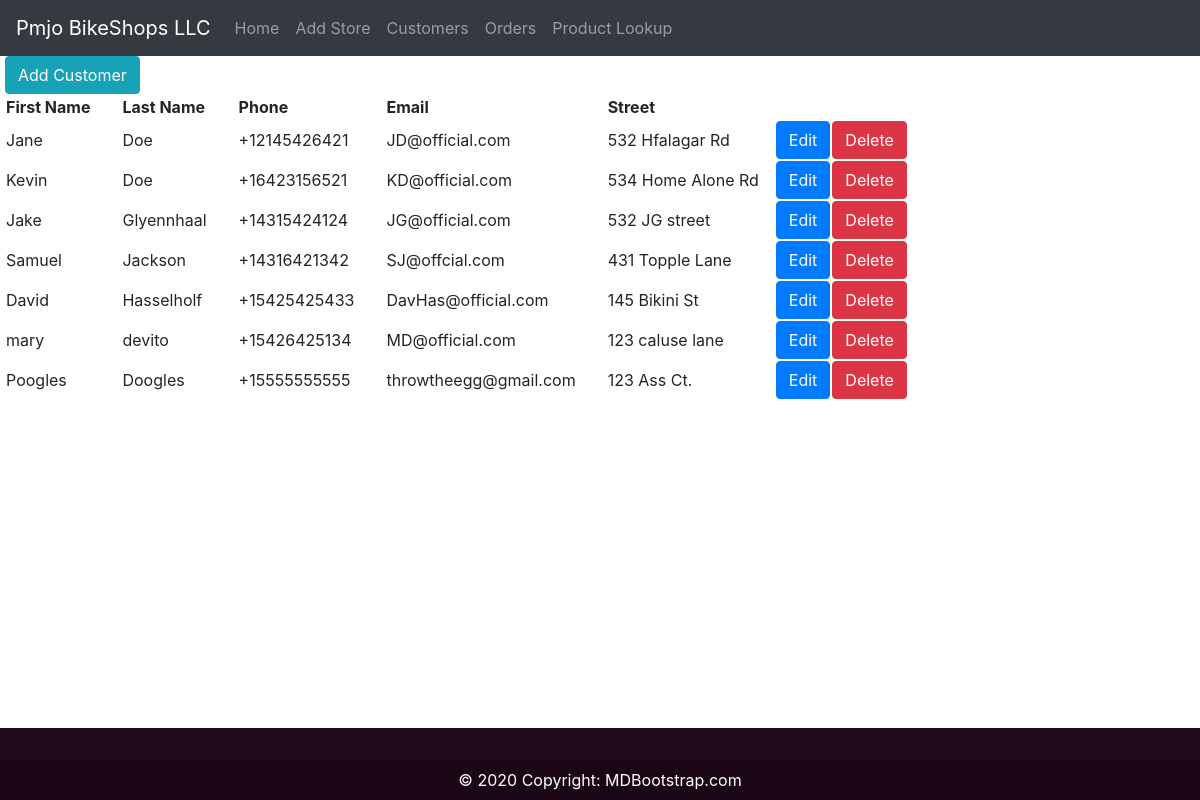
Before: /customers/ with the older database file.
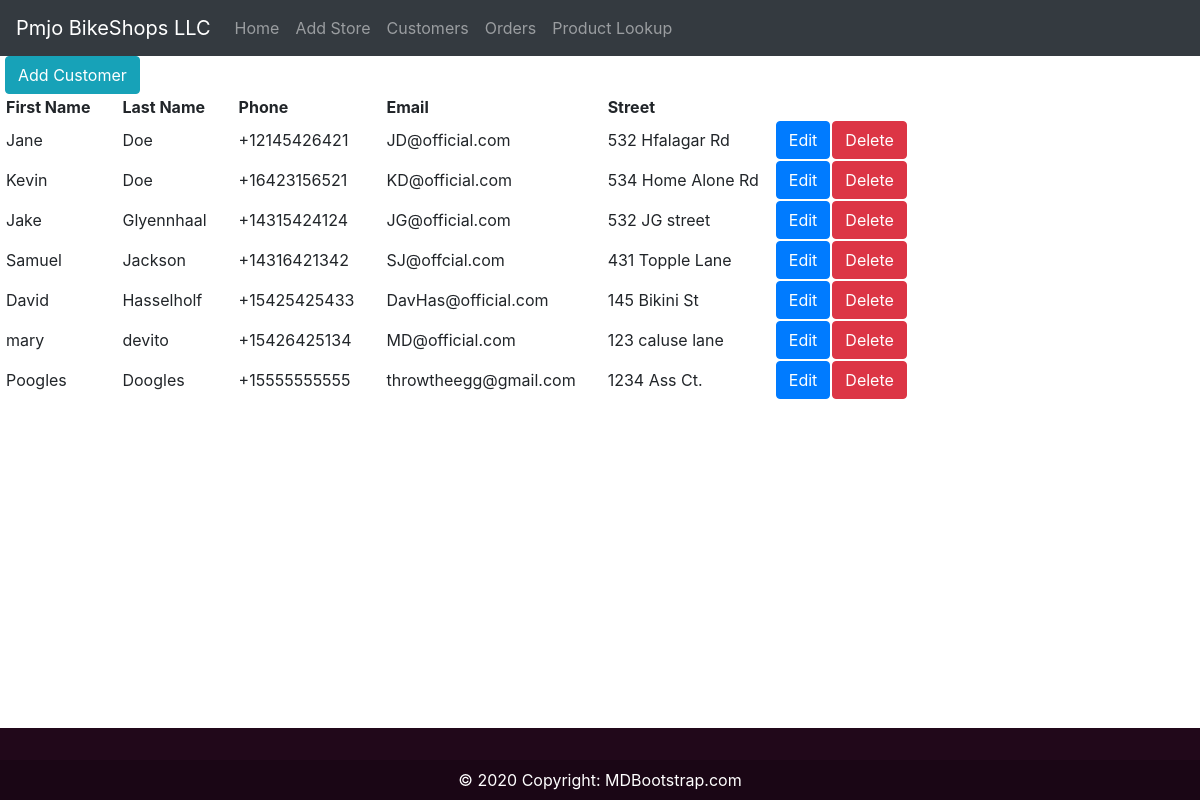
After: the same page with the newer database file.
### PmjoStore/models.py (models this page shows, shortened)
class Base(models.Model):
    id = models.UUIDField(default=uuid.uuid4, unique=True, primary_key=True, editable=False)
    class Meta:
        abstract = True

class Customers(Base):
    first_name = models.CharField(max_length=100)
    last_name = models.CharField(max_length=100)
    phone = PhoneField(blank=True, help_text='Contact phone number')
    email = models.EmailField(max_length=100, blank=True)
    street = models.CharField(max_length=100, blank=True)
    zipCode_id = models.ForeignKey(ZipCode, on_delete=models.CASCADE, blank=True, default=1)
    class Meta:
        verbose_name_plural = 'Customers'

### PmjoStore/views.py (the view)
# urls.py: path('customers/', views.customers, name="customers-page"),
def customers(request):
    customers = Customers.objects.all()
    context = {'customers': customers}
    return render(request, "PmjoStore/customers.html", context)

### PmjoStore/templates/PmjoStore/customers.html
{% extends 'main.html' %}
{% block content %}
<a class="button btn btn-info" href="{% url 'PmjoStore:add-customers' %}">Add Customer</a>
<table>
    <tr>
        <th class="pr-3">First Name</th>
        <th class="pr-3 pl-3">Last Name</th>
        <th class="pr-3 pl-3">Phone</th>
        <th class="pr-3 pl-3">Email</th>
        <th class="pr-3 pl-3">Street</th>
    </tr>
    {% for customer in customers %}
    <tr>
        <td class="pr-3">{{customer.first_name}}</td>
        <td class="pr-3 pl-3">{{customer.last_name}}</td>
        <td class="pr-3 pl-3">{{customer.phone}}</td>
        <td class="pr-3 pl-3">{{customer.email}}</td>
        <td class="pr-3 pl-3">{{customer.street}}</td>
        <td><a class="button btn btn-primary" href = "{% url 'PmjoStore:update-customer' customer.id %}" >Edit</a></td>
        <td><a class="button btn btn-danger" href = "{% url 'PmjoStore:delete-customer' customer.id %}" >Delete</a></td>
    </tr>
    {% endfor %}
</table>
{% endblock content %}

Changed rows visible on the page:
changed Customers "Poogles": street "123 Ass Ct." → "1234 Ass Ct."
